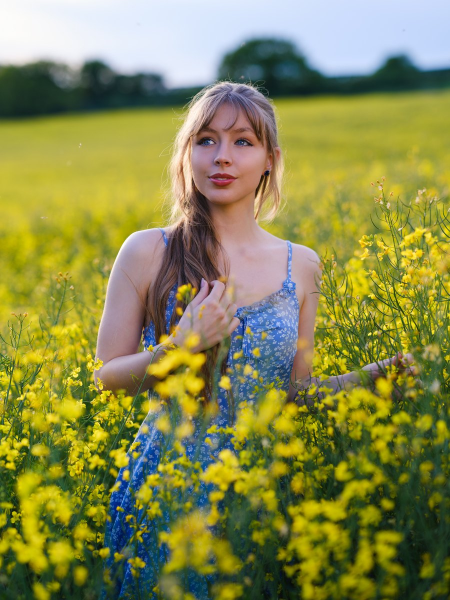
#> input picture src/assets/about.jpg, 900 x 1200 px (shown at 1/2 size)
$ python -i scene.py   (imports and definitions only)
#> lines starting #> are read from the running program, lines starting #| are printed output that depends on the picture
"""Studio backdrop or outdoor? A quick guess from the frame's borders.

A studio backdrop is smooth and simple: mostly one colour, lit with a gentle
falloff that a smooth surface fits almost exactly, and few edges. Outdoor
backgrounds (trees, buildings, sky, bokeh) are the opposite. The top and side
strips of the frame are checked, since the subject rarely fills them. No model
is needed, and it runs in milliseconds on a small preview.
"""

from __future__ import annotations

import cv2
import numpy as np

WORK_EDGE = 512
TOP, SIDE = 0.18, 0.15  # border strips, as fractions of height/width
DEGREE = 3


def _border(shape) -> np.ndarray:
    h, w = shape
    m = np.zeros((h, w), bool)
    m[: round(TOP * h)] = True
    m[:, : round(SIDE * w)] = True
    m[:, w - round(SIDE * w) :] = True
    return m


def measure(rgb: np.ndarray) -> dict:
    """Backdrop-likeness measurements of an sRGB float image (any size)."""
    h, w = rgb.shape[:2]
#> h = 1200; w = 900
    s = min(1.0, WORK_EDGE / max(h, w))
#> s = 0.427
    small = cv2.resize(rgb, (max(1, round(w * s)), max(1, round(h * s))), interpolation=cv2.INTER_AREA)
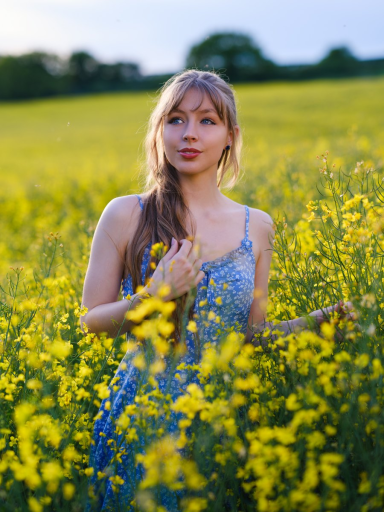
#> small: shape (512, 384, 3); mean R, G, B 136.8, 137.9, 77.5
    lab = cv2.cvtColor(np.clip(small, 0, 1).astype(np.float32), cv2.COLOR_RGB2Lab)
#> lab: shape (512, 384, 3) float32; mean of channels 0, 1, 2 99.9, -0.6, 2.5
    L = cv2.GaussianBlur(lab[..., 0], (0, 0), 1.5)  # ignore grain
    border = _border(L.shape)

    # How much structure is left once a smooth lighting surface is fitted.
    hh, ww = L.shape
#> hh = 512; ww = 384
    yy, xx = np.mgrid[0:hh, 0:ww].astype(np.float32)
    x, y = (2 * xx / ww - 1)[border], (2 * yy / hh - 1)[border]
    basis = np.stack([x**i * y**j for i in range(DEGREE + 1) for j in range(DEGREE + 1 - i)], 1)
    vals = L[border]
    coef, *_ = np.linalg.lstsq(basis, vals, rcond=None)
#> coef = [99.84, -0.297, -0.106, 0.00254, -0.0207, 0.0418, 0.0281, 0.158, 0.219, 0.0644]
    residual = float(np.sqrt(np.mean((vals - basis @ coef) ** 2)))
#> residual = 0.193

    # Share of the border with hard edges.
    gy, gx = np.gradient(L)
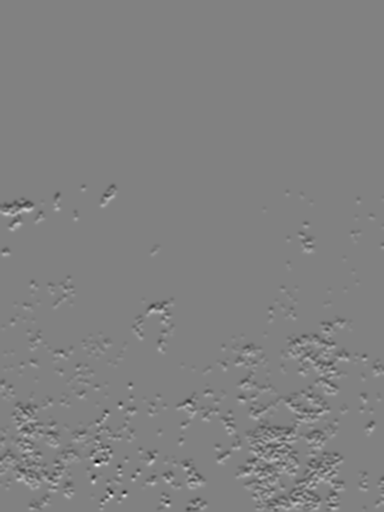
#> gy: shape (512, 384) float32; min -1.05, max 1.01, mean -0.000384; drawn with min black and max white
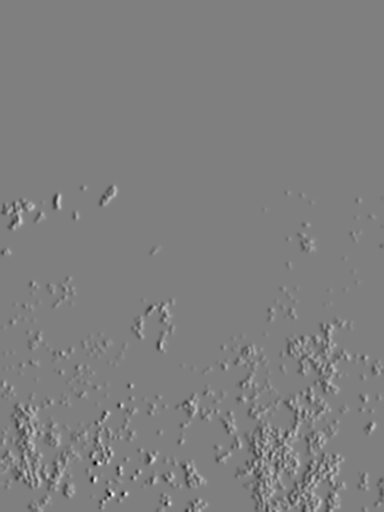
#> gx: shape (512, 384) float32; min -0.872, max 0.865, mean -1.89e-05; drawn with min black and max white
    edges = float((np.hypot(gx, gy)[border] > 4.0).mean())
#> edges = 0

    # Colour variety.
    ab = lab[..., 1:][border]
#> ab = 84048 pairs, first value -21.55 to 0, second value 0 to 94.47
    colour = float(np.sqrt(ab.var(axis=0).sum()))
#> colour = 13.86
    return {"residual": residual, "edges": edges, "colour": colour}


def classify(rgb: np.ndarray) -> dict:
    """{"mode": "backdrop" | "outdoor", "confidence": 0..1, plus the measurements}.
    When unsure it says backdrop, the safer default."""
    m = measure(rgb)
    # Each measure's votes for "outdoor" (0..1); thresholds from real shoots.
    votes = [
        np.clip((m["residual"] - RESIDUAL[0]) / (RESIDUAL[1] - RESIDUAL[0]), 0, 1),
        np.clip((m["edges"] - EDGES[0]) / (EDGES[1] - EDGES[0]), 0, 1),
        np.clip((m["colour"] - COLOUR[0]) / (COLOUR[1] - COLOUR[0]), 0, 1),
    ]
    # The surface fit gets a smaller say: a subject or studio stand reaching the
    # frame edge also leaves structure there. Edges and colour are the reliable
    # measures (on 49 studio shots: edges <= 3%, colour spread <= 5.4).
    outdoor = float(np.dot(votes, WEIGHTS))
    mode = "outdoor" if outdoor > 0.5 else "backdrop"
    return {"mode": mode, "confidence": abs(outdoor - 0.5) * 2, **m}


# Ramps: the studio side is calibrated on 49 studio shots; the outdoor side is
# a first guess until outdoor shots are measured.
WEIGHTS = (0.2, 0.4, 0.4)  # residual, edges, colour
RESIDUAL = (3.0, 8.0)  # Lab L
EDGES = (0.02, 0.10)  # share of border pixels
COLOUR = (6.0, 14.0)  # Lab a/b spread

>>> import cv2
>>> picture = cv2.cvtColor(cv2.imread('../../../../src/assets/about.jpg'), cv2.COLOR_BGR2RGB)
>>> result = measure(picture)
#> result = {'residual': 0.193, 'edges': 0, 'colour': 13.86}
